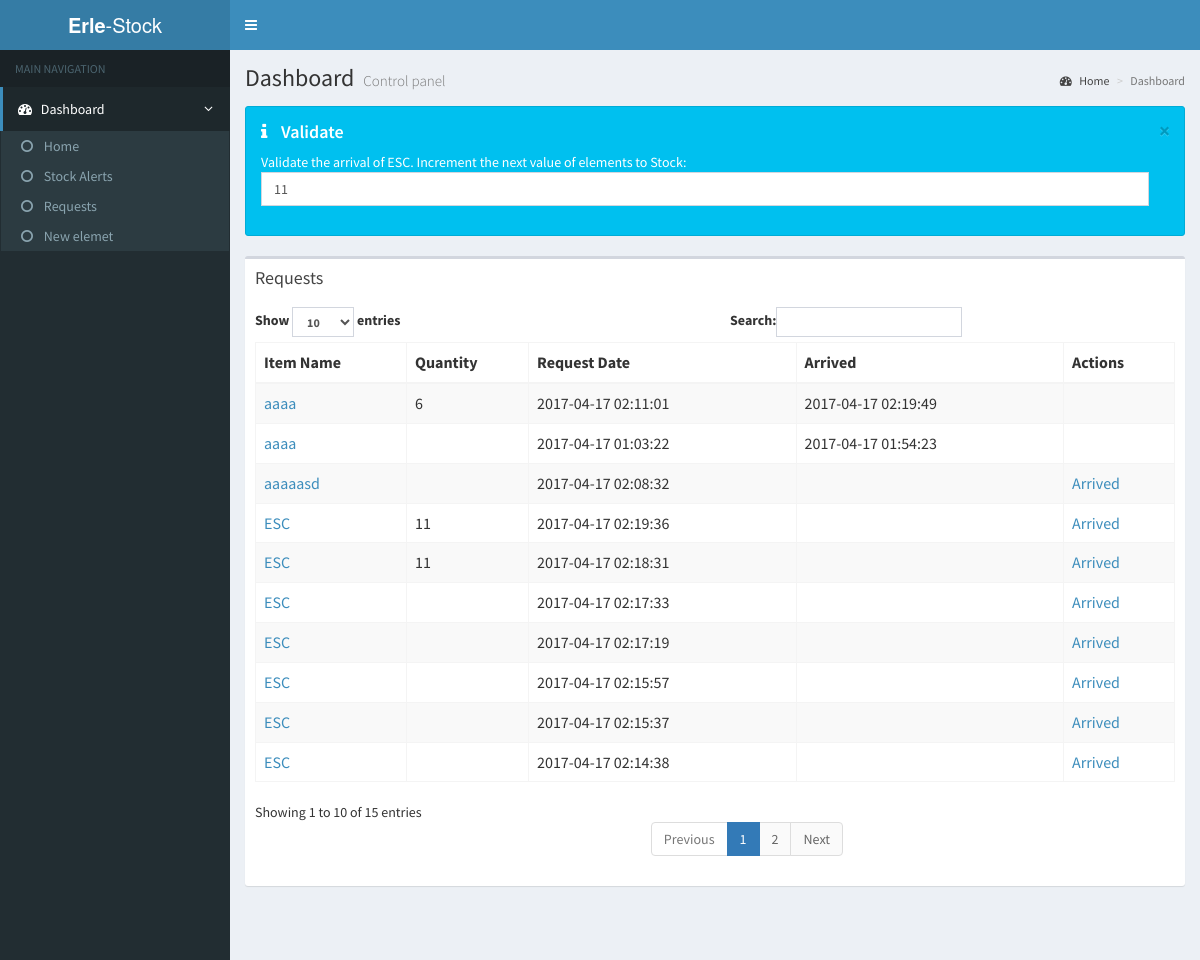
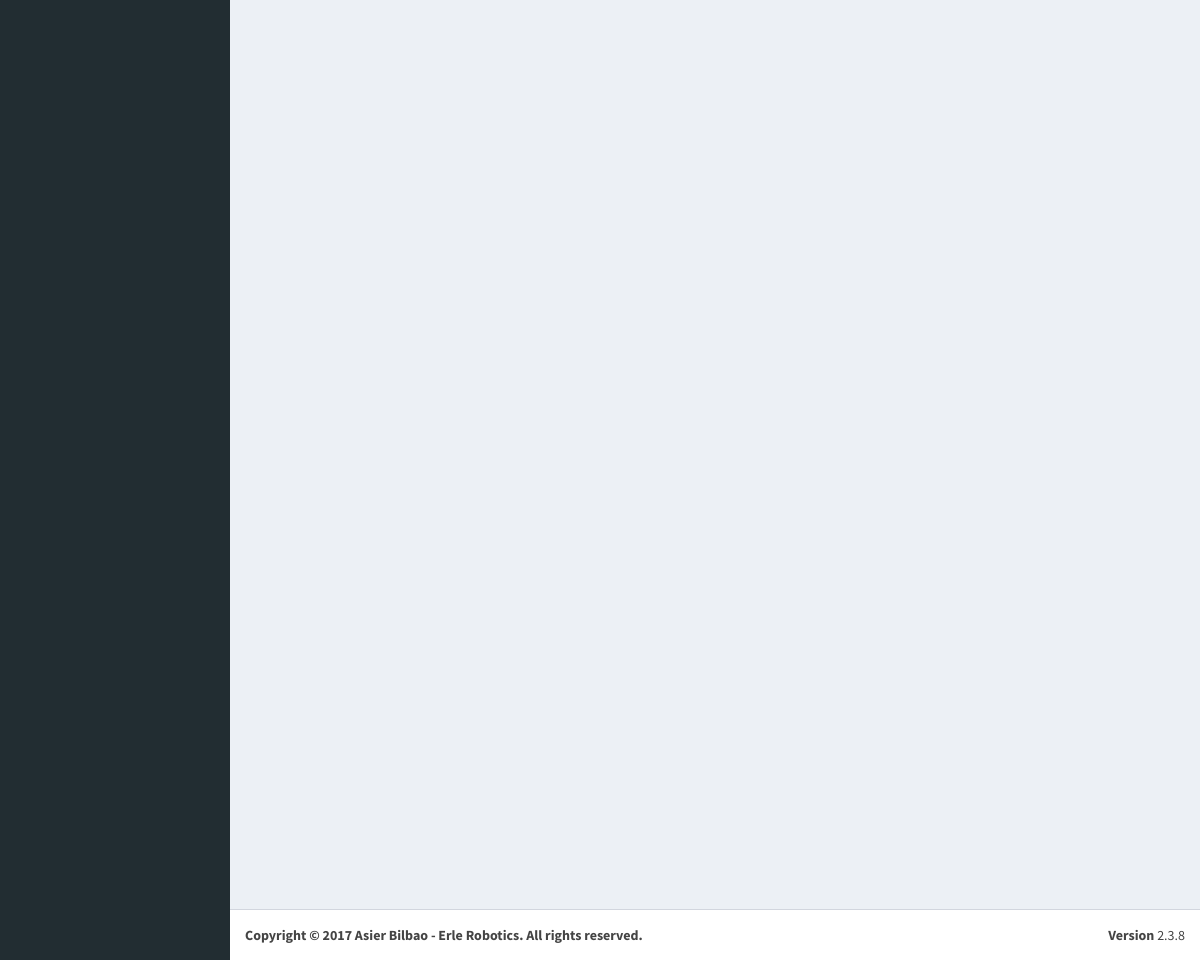
Screenshot of /request.php?arrived=15&quantity=11&name=ESC&itemId=2&rq=15 with the database file from the repository (2 pictures, top to bottom).
### tables this page shows
CREATE TABLE `request` (
  `id` int(11) NOT NULL,
  `requestDate` timestamp NOT NULL DEFAULT CURRENT_TIMESTAMP,
  `arrived` timestamp NULL DEFAULT NULL,
  `idItem` int(11) NOT NULL,
  `quantity` int(11) DEFAULT NULL
);

CREATE TABLE `item` (
  `id` int(11) NOT NULL,
  `name` varchar(200) NOT NULL,
  `barcode` int(12) DEFAULT NULL,
  `stock` int(11) NOT NULL,
  `alerta` int(11) NOT NULL DEFAULT '10'
);

### request.php (the view, shortened to what this page needs)
<?php
  include('includes/conectar.php');
  include('includes/alt.php');
  $sql = "SELECT `id`, `requestDate`, `arrived`, `idItem`, `quantity` FROM `request` ORDER BY `request`.`requestDate` DESC";
  $quer=mysqli_query($con,$sql);
?>
  <div class="content-wrapper">
    <section class="content-header">
      <h1>
        Dashboard
        <small>Control panel</small>
      </h1>
      <ol class="breadcrumb">
        <li><a href="#"><i class="fa fa-dashboard"></i> Home</a></li>
        <li class="active">Dashboard</li>
      </ol>
    </section>
    <section class="content">
      <div class="row">
        <div class="col-xs-12">
          <?php if($_GET['arrived']){?>
            <div class="alert alert-info alert-dismissible">
              <button type="button" class="close" data-dismiss="alert" aria-hidden="true">×</button>
              <h4><i class="icon fa fa-info"></i> Validate</h4>
              Validate the arrival of <?php echo $_GET['name'];?>. Increment the next value of elements to Stock:
              <form action="./request.php" method="post">
                <input type="number" class="form-control" name="arrived" value="<?php if ($_GET['quantity'] == 0) {echo 0;} else {echo $_GET['quantity'];}?>" autofocus>
              </form>
            </div>
          <?php }?>
              <div class="box">
                <div class="box-header">
                  <h3 class="box-title">Requests</h3>
                </div>
                <div class="box-body">
                  <table id="example2" class="table table-bordered table-striped">
                    <thead>
                    <tr>
                      <th>Item Name</th>
                      <th>Quantity</th>
                      <th>Request Date</th>
                      <th>Arrived</th>
                      <th>Actions</th>
                    </tr>
                    </thead>
                    <tbody>
                      <?php while($resul = mysqli_fetch_assoc($quer)) {
                        $resulIdRequest=$resul['id'];
                        $resulDate=$resul['requestDate'];
                        $resulArrived=$resul['arrived'];
                        $resulIdItem=$resul['idItem'];
                        $resulQuantity=$resul['quantity'];
                        $sql = "SELECT `name` FROM `item` WHERE `id` = ".$resulIdItem." LIMIT 1";
                        $quer2=mysqli_query($con,$sql);
                        $resulName = mysqli_fetch_assoc($quer2);
                        ?>
                            <tr>
                              <td><a target="item" href="item.php?id=<?php echo sprintf('%04d', $resulIdItem);?>"><?php echo $resulName['name']; ?></a></td>
                              <td><?php echo $resulQuantity;?></td>
                              <td><?php echo $resulDate;?></td>
                              <td><?php echo $resulArrived;?></td>
                              <td><?php if (!$resulArrived){ ?><a href="./request.php?arrived=<?php echo $resulIdRequest;?>&amp;quantity=<?php echo $resulQuantity;?>&amp;name=<?php echo $resulName['name'];?>&amp;itemId=<?php echo $resulIdItem;?>&amp;rq=<?php echo $resulIdRequest;?>">Arrived</a><?php }?></td>
                            </tr>
                      <?php } ?>
                  </table>
                </div>
              </div>
            </div>
              </div>
            </section>
  </div>
<?php
include('includes/bottom.php');?>

### rows the page displays
request: idItem.name "ESC", quantity "11", requestDate "2017-04-17 02:19:36"
request: idItem.name "ESC", quantity "11", requestDate "2017-04-17 02:18:31"
request: idItem.name "ESC", requestDate "2017-04-17 02:17:33"
request: idItem.name "ESC", requestDate "2017-04-17 02:17:19"
request: idItem.name "ESC", requestDate "2017-04-17 02:15:57"
request: idItem.name "ESC", requestDate "2017-04-17 02:15:37"
request: idItem.name "ESC", requestDate "2017-04-17 02:14:38"
request: idItem.name "aaaa", quantity "6", requestDate "2017-04-17 02:11:01", arrived "2017-04-17 02:19:49"
request: idItem.name "aaaaasd", requestDate "2017-04-17 02:08:32"
request: idItem.name "aaaa", requestDate "2017-04-17 01:03:22", arrived "2017-04-17 01:54:23"

### other values shown
$_GET['name'] "ESC"
